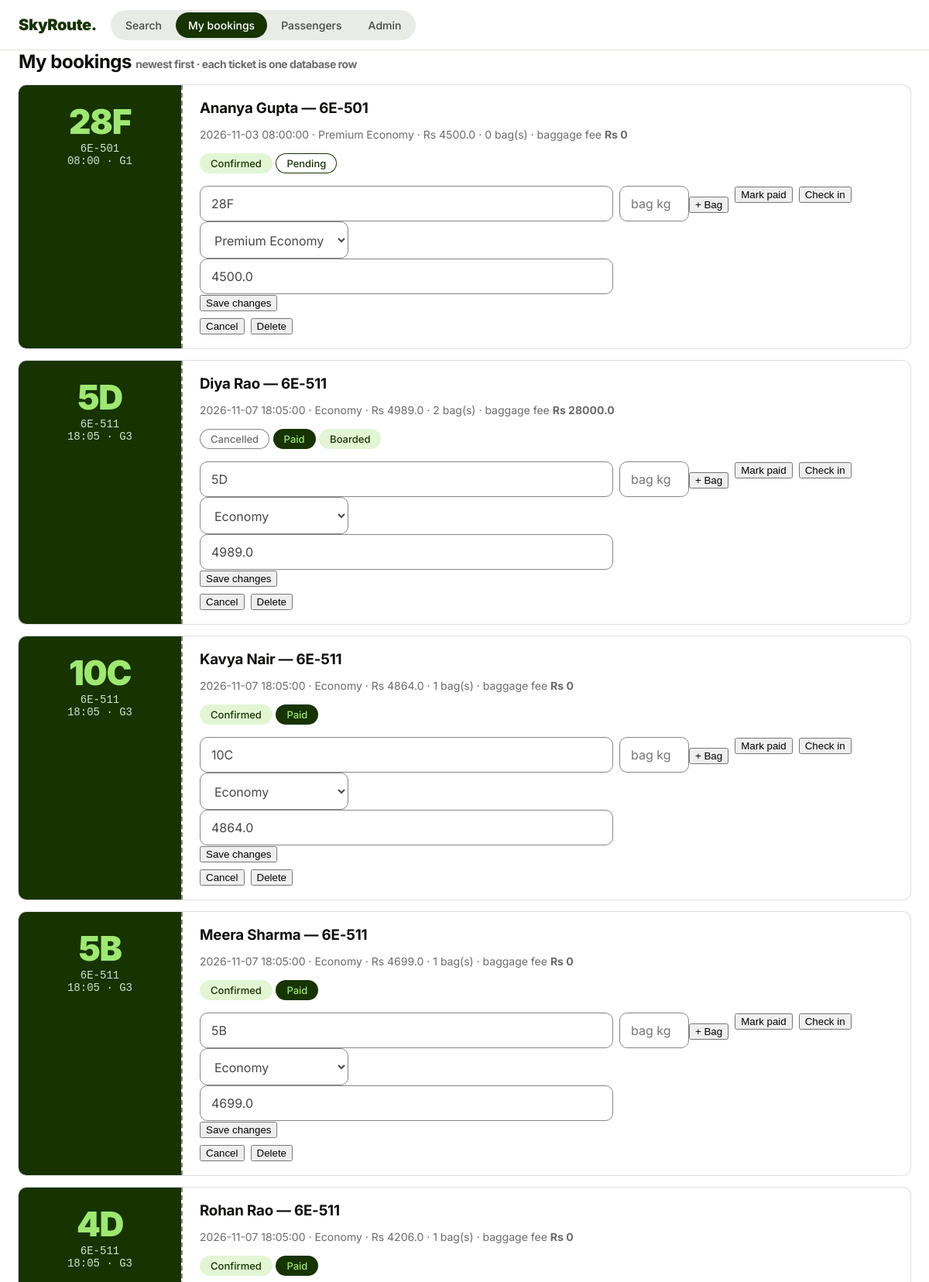
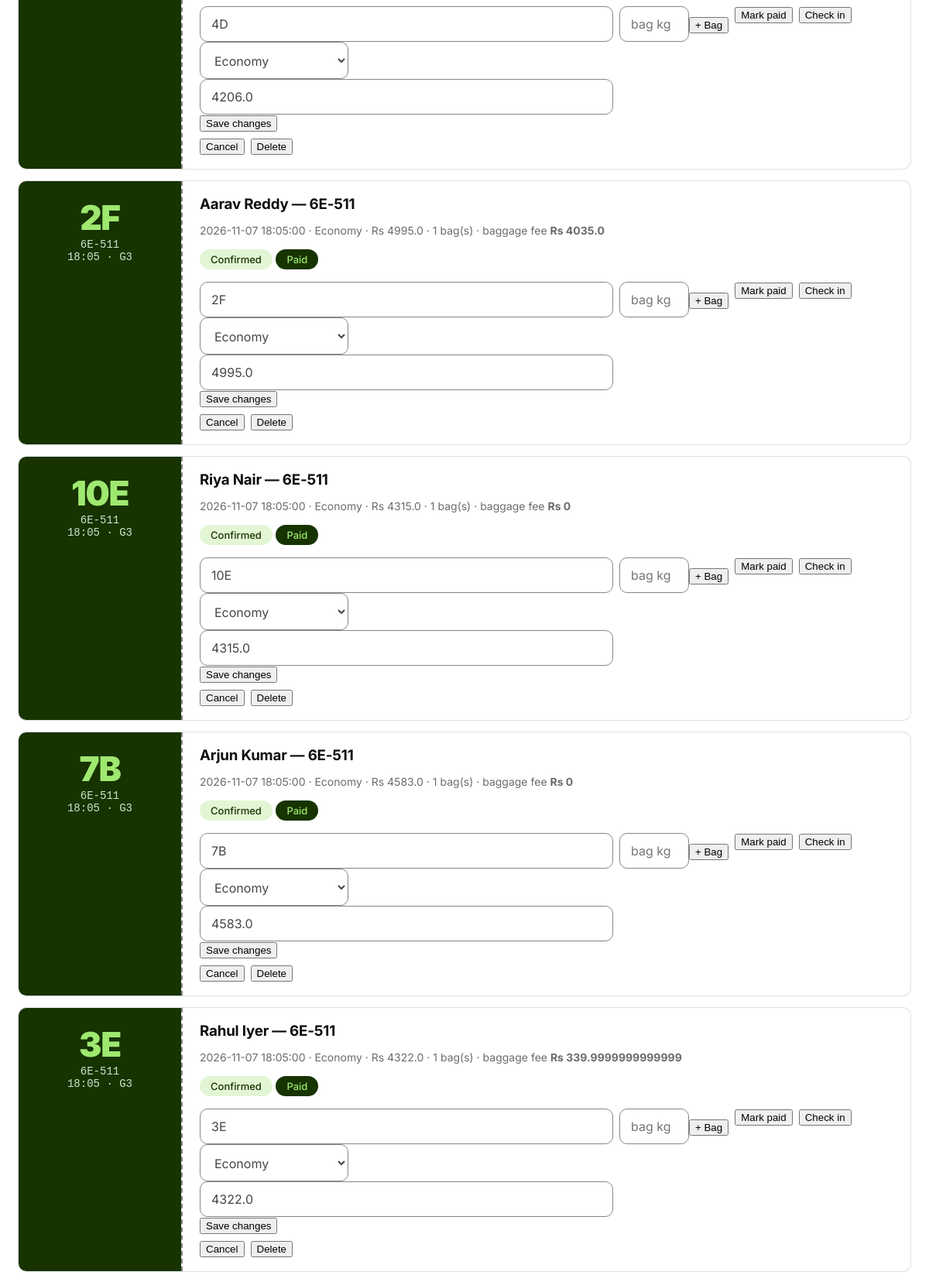
Screenshot of /bookings (upper part) with the database file from the repository (2 pictures, top to bottom).
### tables this page shows
CREATE TABLE Payments (
  payment_id    INTEGER PRIMARY KEY AUTOINCREMENT,
  booking_id    INTEGER NOT NULL UNIQUE REFERENCES Bookings (booking_id)
                ON DELETE CASCADE ON UPDATE CASCADE,
  amount        REAL NOT NULL CHECK (amount >= 0),
  pay_method    TEXT NOT NULL,
  pay_status    TEXT NOT NULL DEFAULT 'Pending'
                CHECK (pay_status IN ('Pending','Paid','Failed','Refunded')),
  txn_reference TEXT UNIQUE,
  paid_at       TEXT
);

CREATE TABLE Bookings (
  booking_id   INTEGER PRIMARY KEY AUTOINCREMENT,
  passenger_id INTEGER NOT NULL REFERENCES Passengers (passenger_id)
               ON DELETE CASCADE ON UPDATE CASCADE,
  departure_id INTEGER NOT NULL REFERENCES Departures (departure_id)
               ON DELETE CASCADE ON UPDATE CASCADE,
  seat_number  TEXT NOT NULL,
  travel_class TEXT NOT NULL DEFAULT 'Economy'
               CHECK (travel_class IN ('Economy','Premium Economy','Business','First')),
  price        REAL NOT NULL CHECK (price >= 0),
  booking_status TEXT NOT NULL DEFAULT 'Confirmed'
               CHECK (booking_status IN ('Pending','Confirmed','Cancelled','Refunded')),
  booked_at    TEXT NOT NULL DEFAULT (datetime('now')),
  UNIQUE (departure_id, seat_number)
);

CREATE TABLE Flights (
  flight_id            INTEGER PRIMARY KEY AUTOINCREMENT,
  flight_number        TEXT NOT NULL,
  airline_id           INTEGER NOT NULL REFERENCES Airlines (airline_id)
                       ON DELETE CASCADE ON UPDATE CASCADE,
  departure_airport_id INTEGER NOT NULL REFERENCES Airports (airport_id)
                       ON DELETE RESTRICT ON UPDATE CASCADE,
  arrival_airport_id   INTEGER NOT NULL REFERENCES Airports (airport_id)
                       ON DELETE RESTRICT ON UPDATE CASCADE,
  sched_departure      TEXT NOT NULL,
  sched_arrival        TEXT NOT NULL,
  flight_status        TEXT NOT NULL DEFAULT 'Active'
                       CHECK (flight_status IN ('Active','Suspended')),
  UNIQUE (flight_number),
  CHECK (departure_airport_id <> arrival_airport_id)
);

CREATE TABLE Departures (
  departure_id        INTEGER PRIMARY KEY AUTOINCREMENT,
  flight_id           INTEGER NOT NULL REFERENCES Flights (flight_id)
                      ON DELETE CASCADE ON UPDATE CASCADE,
  scheduled_departure TEXT NOT NULL,
  scheduled_arrival   TEXT NOT NULL,
  departure_status    TEXT NOT NULL DEFAULT 'Scheduled'
                      CHECK (departure_status IN
                        ('Scheduled','Boarding','Departed','Arrived','Delayed','Cancelled')),
  aircraft_id INTEGER REFERENCES Aircraft (aircraft_id)
              ON DELETE SET NULL ON UPDATE CASCADE,
  gate_id     INTEGER REFERENCES Gates (gate_id)
              ON DELETE SET NULL ON UPDATE CASCADE,
  UNIQUE (flight_id, scheduled_departure),
  CHECK (scheduled_arrival > scheduled_departure)
);

CREATE TABLE Gates (
  gate_id     INTEGER PRIMARY KEY AUTOINCREMENT,
  terminal_id INTEGER NOT NULL REFERENCES Terminals (terminal_id)
              ON DELETE CASCADE ON UPDATE CASCADE,
  gate_number TEXT NOT NULL,
  gate_status TEXT NOT NULL DEFAULT 'Open'
              CHECK (gate_status IN ('Open','Closed','Maintenance')),
  UNIQUE (terminal_id, gate_number)
);

CREATE TABLE Passengers (
  passenger_id    INTEGER PRIMARY KEY AUTOINCREMENT,
  first_name      TEXT NOT NULL,
  last_name       TEXT NOT NULL,
  passport_number TEXT,
  nationality     TEXT NOT NULL DEFAULT 'India',
  phone           TEXT NOT NULL,
  email           TEXT NOT NULL,
  UNIQUE (passport_number),
  UNIQUE (email)
);

### app.py (the view)
@app.route("/bookings")
def bookings():
    db = get_db()
    rows = db.execute(
        """SELECT b.*, p.first_name, p.last_name, f.flight_number, d.scheduled_departure,
                  g.gate_number, pay.pay_status,
                  (SELECT COUNT(*) FROM Baggage WHERE booking_id = b.booking_id) AS bags,
                  COALESCE((SELECT SUM(MAX(weight_kg - 20, 0)) * 500 FROM Baggage
                            WHERE booking_id = b.booking_id), 0) AS fee,
                  (SELECT boarding_status FROM Check_Ins WHERE booking_id = b.booking_id) AS boarding
           FROM Bookings b
           JOIN Passengers p ON b.passenger_id = p.passenger_id
           JOIN Departures d ON b.departure_id = d.departure_id
           JOIN Flights f ON d.flight_id = f.flight_id
           LEFT JOIN Gates g ON d.gate_id = g.gate_id
           LEFT JOIN Payments pay ON b.booking_id = pay.booking_id
           ORDER BY b.booking_id DESC LIMIT 100""").fetchall()
    return render_template("bookings.html", rows=rows)

### app.py (called while the page is built)
def get_db():
    if "db" not in g:
        g.db = sqlite3.connect(DB)
        g.db.row_factory = sqlite3.Row
        g.db.execute("PRAGMA foreign_keys = ON")
    return g.db

### templates/bookings.html
{% extends "base.html" %}{% set page='bookings' %}{% block body %}
<h2>My bookings <span class="mut">newest first · each ticket is one database row</span></h2>
{% for b in rows %}
<article class="ticket">
<div class="stub">
<div class="seat">{{ b.seat_number }}</div>
<div class="fl">{{ b.flight_number }}</div>
<div class="fl">{{ b.scheduled_departure[11:16] }} · {{ b.gate_number or "—" }}</div>
</div>
<div class="tbody">
<h3>{{ b.first_name }} {{ b.last_name }} — {{ b.flight_number }}</h3>
<p class="mut">{{ b.scheduled_departure }} · {{ b.travel_class }} · Rs {{ b.price }} ·
{{ b.bags }} bag(s) · baggage fee <b>Rs {{ b.fee }}</b></p>
<p><span class="tag {{ 'ok' if b.booking_status=='Confirmed' else 'dim' }}">{{ b.booking_status }}</span>
<span class="tag {{ 'dark' if b.pay_status=='Paid' else 'warn' }}">{{ b.pay_status }}</span>
{% if b.boarding %}<span class="tag ok">{{ b.boarding }}</span>{% endif %}</p>
<div class="actions">
<form class="inline" action="/bookings/{{ b.booking_id }}/edit" method="post">
<input name="seat" value="{{ b.seat_number }}" size="4" title="New seat">
<select name="travel_class" style="width:auto">{% for c in ['Economy','Premium Economy','Business','First'] %}
<option {% if c==b.travel_class %}selected{% endif %}>{{ c }}</option>{% endfor %}</select>
<input name="price" value="{{ b.price }}" size="6" title="New price">
<button class="ghost">Save changes</button></form>
<form class="inline" action="/baggage/{{ b.booking_id }}" method="post">
<input name="weight" size="5" placeholder="bag kg" required style="width:90px"><button class="ghost">+ Bag</button></form>
<form class="inline" action="/payment/{{ b.booking_id }}/pay" method="post"><button class="ghost">Mark paid</button></form>
<form class="inline" action="/checkin/{{ b.booking_id }}" method="post"><button class="ghost">Check in</button></form>
<form class="inline" action="/bookings/{{ b.booking_id }}/cancel" method="post"><button class="ghost">Cancel</button></form>
<form class="inline" action="/bookings/{{ b.booking_id }}/delete" method="post"><button class="danger">Delete</button></form>
</div></div></article>
{% else %}<div class="card"><p>No bookings yet. <a href="/">Search a flight and pick a seat.</a></p></div>
{% endfor %}{% endblock %}

### templates/base.html (shortened to what this page needs)
<!doctype html>
<html><head><meta charset="utf-8"><meta name="viewport" content="width=device-width,initial-scale=1">
</head>
<body>
<header class="top"><div class="wrap navbar">
<a class="brand" href="/">SkyRoute<span class="dot">.</span></a>
<nav class="segments">
<a href="/" class="{{ 'here' if page=='search' else '' }}">Search</a>
<a href="/bookings" class="{{ 'here' if page=='bookings' else '' }}">My bookings</a>
<a href="/passengers" class="{{ 'here' if page=='pax' else '' }}">Passengers</a>
<a href="/admin" class="{{ 'here' if page=='admin' else '' }}">Admin</a>
</nav></div></header>
<main><div class="wrap">
{% block body %}{% endblock %}
</div></main>
</body></html>

### templates/base.html (style rules this page uses)
:root { --forest:#163300;--lime:#9fe870;--spruce:#054d28;--mist:#e2f6d5; --fog:#e8ebe6;--paper:#fff;--char:#454745;--obsidian:#0e0f0c; --pebble:#868685;--slate:#6a6c6a;--red:#cb272f;--line:#dfe4dc }
* { box-sizing:border-box }
body { font-family:'Inter',"Segoe UI",Arial,sans-serif;margin:0;background:var(--paper); color:var(--char);font-size:16px;-webkit-font-smoothing:antialiased }
.wrap { max-width:1200px;margin:0 auto;padding:0 24px }
header.top { position:sticky;top:0;z-index:20;background:var(--paper); border-bottom:1px solid var(--line) }
.navbar { display:flex;align-items:center;gap:18px;height:64px }
.brand { font-weight:900;font-size:20px;letter-spacing:-.02em;color:var(--forest); text-decoration:none }
.brand .dot { color:var(--forest) }
.segments { display:flex;background:var(--fog);border-radius:9999px;padding:3px;gap:2px }
.segments a { text-decoration:none;color:var(--char);font-weight:500;font-size:14px; padding:8px 16px;border-radius:9999px;transition:background .2s ease }
.segments a.here { background:var(--forest);color:#fff }
select,input { font:inherit;padding:12px 14px;border:1px solid var(--pebble); border-radius:10px;background:var(--paper);color:var(--char);width:100% }
h2 { color:var(--obsidian);letter-spacing:-.02em;margin:0 0 6px }
.mut { color:var(--slate);font-size:14px }
.tag { display:inline-block;border-radius:9999px;padding:5px 14px;font-size:13px;font-weight:500 }
.tag.ok { background:var(--mist);color:var(--forest) }
.tag.dim { background:#fff;color:var(--slate);box-shadow:inset 0 0 0 1px var(--pebble) }
.tag.dark { background:var(--forest);color:var(--lime) }
.tag.warn { background:var(--paper);color:var(--forest);box-shadow:inset 0 0 0 1px var(--forest) }
.ticket { background:var(--paper);border-radius:10px;display:grid; grid-template-columns:210px 1fr;box-shadow:rgba(14,15,12,.12) 0 0 0 1px; margin:16px 0;overflow:hidden;animation:rise .5s ease both }
.stub { background:var(--forest);color:#fff;padding:20px;text-align:center }
.stub .seat { font-size:44px;font-weight:900;letter-spacing:-.03em;color:var(--lime) }
.stub .fl { font-family:Consolas,monospace;font-size:14px;color:#cfe3c8 }
.tbody { padding:18px 22px;border-left:2px dashed var(--pebble);position:relative }
.tbody h3 { margin:0 0 4px;color:var(--obsidian);letter-spacing:-.01em }
.actions { display:flex;gap:8px;flex-wrap:wrap;margin-top:12px }
form.inline { display:inline }

### rows the page displays
Payments: seat_number "28F", flight_number "6E-501", scheduled_departure "08:00", gate_number "G1", first_name "Ananya", last_name "Gupta", scheduled_departure "2026-11-03 08:00:00", travel_class "Premium Economy", price "4500.0", bags "0", fee "0", booking_status "Confirmed", pay_status "Pending", seat "28F"
Payments: seat_number "5D", flight_number "6E-511", scheduled_departure "18:05", gate_number "G3", first_name "Diya", last_name "Rao", scheduled_departure "2026-11-07 18:05:00", travel_class "Economy", price "4989.0", bags "2", fee "28000.0", booking_status "Cancelled", pay_status "Paid", boarding "Boarded", seat "5D"
Payments: seat_number "10C", flight_number "6E-511", scheduled_departure "18:05", gate_number "G3", first_name "Kavya", last_name "Nair", scheduled_departure "2026-11-07 18:05:00", travel_class "Economy", price "4864.0", bags "1", fee "0", booking_status "Confirmed", pay_status "Paid", seat "10C"
Payments: seat_number "5B", flight_number "6E-511", scheduled_departure "18:05", gate_number "G3", first_name "Meera", last_name "Sharma", scheduled_departure "2026-11-07 18:05:00", travel_class "Economy", price "4699.0", bags "1", fee "0", booking_status "Confirmed", pay_status "Paid", seat "5B"
Payments: seat_number "4D", flight_number "6E-511", scheduled_departure "18:05", gate_number "G3", first_name "Rohan", last_name "Rao", scheduled_departure "2026-11-07 18:05:00", travel_class "Economy", price "4206.0", bags "1", fee "0", booking_status "Confirmed", pay_status "Paid", seat "4D"
Payments: seat_number "2F", flight_number "6E-511", scheduled_departure "18:05", gate_number "G3", first_name "Aarav", last_name "Reddy", scheduled_departure "2026-11-07 18:05:00", travel_class "Economy", price "4995.0", bags "1", fee "4035.0", booking_status "Confirmed", pay_status "Paid", seat "2F"
Payments: seat_number "10E", flight_number "6E-511", scheduled_departure "18:05", gate_number "G3", first_name "Riya", last_name "Nair", scheduled_departure "2026-11-07 18:05:00", travel_class "Economy", price "4315.0", bags "1", fee "0", booking_status "Confirmed", pay_status "Paid", seat "10E"
Payments: seat_number "7B", flight_number "6E-511", scheduled_departure "18:05", gate_number "G3", first_name "Arjun", last_name "Kumar", scheduled_departure "2026-11-07 18:05:00", travel_class "Economy", price "4583.0", bags "1", fee "0", booking_status "Confirmed", pay_status "Paid", seat "7B"
Payments: seat_number "3E", flight_number "6E-511", scheduled_departure "18:05", gate_number "G3", first_name "Rahul", last_name "Iyer", scheduled_departure "2026-11-07 18:05:00", travel_class "Economy", price "4322.0", bags "1", fee "339.9999999999999", booking_status "Confirmed", pay_status "Paid", seat "3E"

### other values shown
form field travel_class "Premium Economy"
form field travel_class "Economy"
